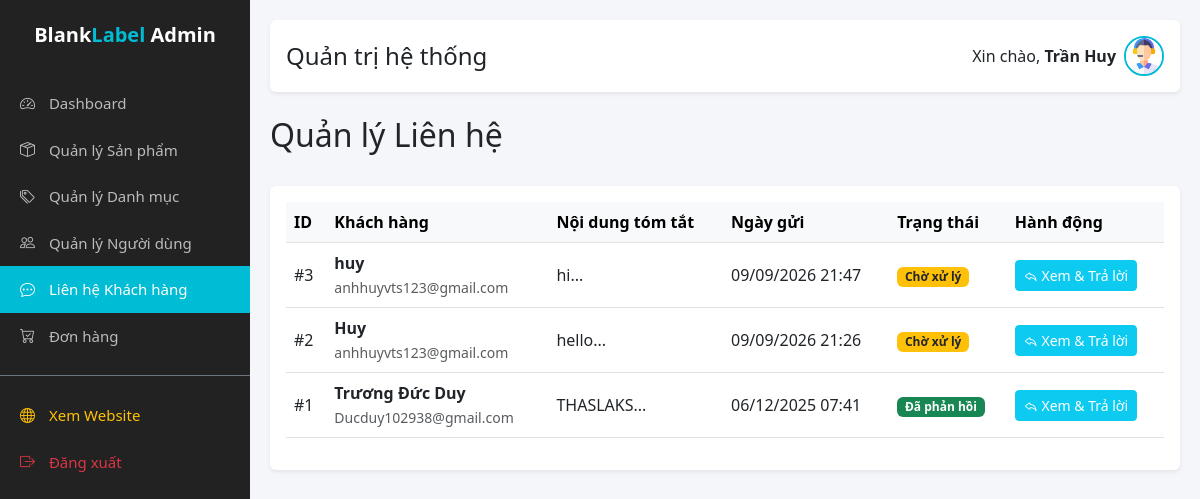
Before: /admin/admin_contacts.php (signed in) with the older database file.
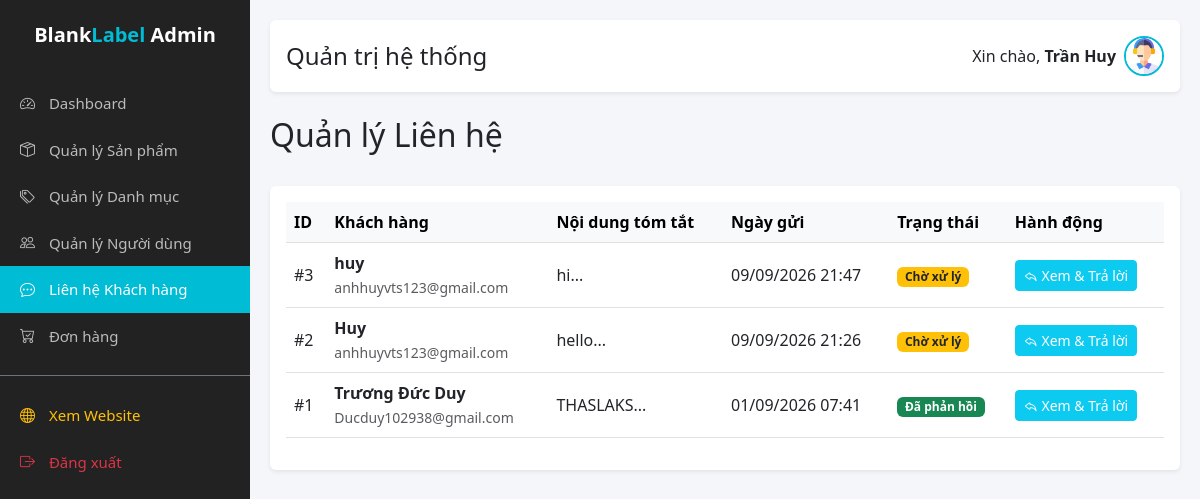
After: the same page with the newer database file.
### tables this page shows
CREATE TABLE `lien_he` (
  `id` int(11) NOT NULL,
  `ho_ten` varchar(255) NOT NULL,
  `email` varchar(255) NOT NULL,
  `noi_dung` text NOT NULL,
  `trang_thai` varchar(50) DEFAULT 'Chờ xử lý',
  `phan_hoi` text DEFAULT NULL,
  `ngay_gui` datetime DEFAULT current_timestamp()
);

### admin/admin_contacts.php (the view)
<?php include 'includes/header.php'; ?>
<div class="d-flex justify-content-between align-items-center mb-4">
    <h2>Quản lý Liên hệ</h2>
</div>
<div class="card shadow-sm border-0">
    <div class="card-body">
        <div class="table-responsive">
            <table class="table table-hover align-middle">
                <thead class="table-light">
                    <tr>
                        <th>ID</th>
                        <th>Khách hàng</th>
                        <th>Nội dung tóm tắt</th>
                        <th>Ngày gửi</th>
                        <th>Trạng thái</th>
                        <th>Hành động</th>
                    </tr>
                </thead>
                <tbody>
                    <?php
                    $sql = "SELECT * FROM lien_he ORDER BY id DESC";
                    $result = $conn->query($sql);
                    if ($result && $result->num_rows > 0) {
                        while ($row = $result->fetch_assoc()) {
                            $status_class = ($row['trang_thai'] == 'Đã phản hồi') ? 'bg-success' : 'bg-warning text-dark';
                            echo "<tr>";
                            echo "<td>#" . $row['id'] . "</td>";
                            echo "<td>
                                    <strong>" . htmlspecialchars($row['ho_ten']) . "</strong><br>
                                    <small class='text-muted'>" . htmlspecialchars($row['email']) . "</small>
                                </td>";
                            echo "<td>" . mb_substr(htmlspecialchars($row['noi_dung']), 0, 50) . "...</td>";
                            echo "<td>" . date('d/m/Y H:i', strtotime($row['ngay_gui'])) . "</td>";
                            echo "<td><span class='badge $status_class'>" . $row['trang_thai'] . "</span></td>";
                            echo "<td>
                                    <a href='admin_contact_detail.php?id=" . $row['id'] . "' class='btn btn-sm btn-info text-white'>
                                        <i class='bi bi-reply'></i> Xem & Trả lời
                                    </a>
                                </td>";
                            echo "</tr>";
                        }
                    } else {
                        echo "<tr><td colspan='6' class='text-center'>Chưa có liên hệ nào.</td></tr>";
                    }
                    ?>
                </tbody>
            </table>
        </div>
    </div>
</div>
<?php include 'includes/footer.php'; ?>

Changed rows visible on the page:
changed lien_he "Trương Đức Duy": ngay_gui "06/12/2025 07:41" → "01/09/2026 07:41"
